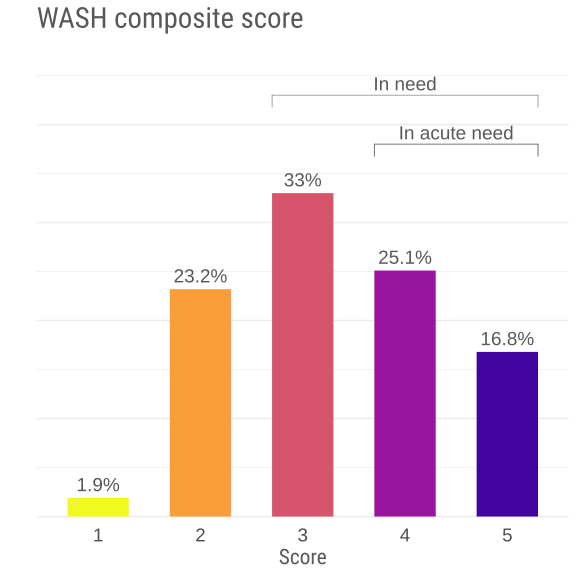

Write R code to recreate this figure.
# install.packages("pak")
# pak::pak("gnoblet/impactR.utils")
library(impactR.utils)

# Loading humind loads functions
# pak::pak("impact-initiatives-hppu/humind")
library(humind)

# Loading example data
# pak::pak("impact-initiatives-hppu/humind.data")
library(humind.data)
data(dummy_raw_data, package = "humind.data")

# Needed tidyverse packages
library(dplyr)
library(stringr)
library(tidyr)
library(forcats)


# Prepare datasets --------------------------------------------------------

loop <- left_joints_dup(list(
  loop = dummy_raw_data$roster,
  edu_ind = dummy_raw_data$edu_ind,
  health_ind = dummy_raw_data$health_ind,
  nut_ind = dummy_raw_data$nut_ind),
  person_id,
  uuid)

main <- dummy_raw_data$main


# Add indicators ----------------------------------------------------------

#------ Add to loop
loop <- loop |>
  # Demographics
  add_age_cat("ind_age", breaks = c(-1, 17, 59, 120)) |>
  add_age_18_cat("ind_age") |>
  # Education
  add_loop_edu_ind_age_corrected(main = main, month = 7) |>
  add_loop_edu_access_d() |>
  add_loop_edu_barrier_protection_d() |>
  add_loop_edu_disrupted_d() |>
  # WGQ-SS
  add_loop_wgq_ss() |>
  # Health --- example if wgq_dis_3 exists
  add_loop_healthcare_needed_cat(wgq_dis = "wgq_dis_3")

#------ Add loop to main
main <- main |>
  # Education
  add_loop_edu_ind_schooling_age_d_to_main(loop = loop) |>
  add_loop_edu_access_d_to_main(loop = loop) |>
  add_loop_edu_barrier_protection_d_to_main(loop = loop) |>
  add_loop_edu_disrupted_d_to_main(loop = loop) |>
  # WGQ-SS
  add_loop_wgq_ss_to_main(loop = loop) |>
  # Health
  add_loop_healthcare_needed_cat_to_main(
    loop =loop,
    ind_healthcare_needed_no_wgq_dis = "health_ind_healthcare_needed_no_wgq_dis",
    ind_healthcare_needed_yes_unmet_wgq_dis = "health_ind_healthcare_needed_yes_unmet_wgq_dis",
    ind_healthcare_needed_yes_met_wgq_dis = "health_ind_healthcare_needed_yes_met_wgq_dis")

#------- Clean up food security indicators

# HHS calculation should not contain Don't know or Prefer not to answer
main <- mutate(
  main,
  across(
    c("fsl_hhs_nofoodhh", "fsl_hhs_sleephungry", "fsl_hhs_alldaynight"),
    \(x) case_when(
      x %in% c("dnk", "pnta") ~ NA_character_,
      .default = x
    )
  )
)

# Add to main
main <- main |>
  # Demographics
  add_hoh_final() |>
  add_age_cat(age_col = "resp_age", breaks = c(-1, 17, 59, 120)) |>
  add_age_18_cat(age_col = "resp_age") |>
  add_age_cat(age_col = "hoh_age", breaks = c(-1, 17, 59, 120)) |>
  add_age_18_cat(age_col = "hoh_age") |>
  # Protection
  add_child_sep_cat() |>
  # WASH
  # WASH - Sanitation facility
  add_sanitation_facility_cat() |>
  add_sharing_sanitation_facility_cat() |>
  add_sharing_sanitation_facility_n_ind() |>
  add_sanitation_facility_jmp_cat() |>
  # WASH - Water
  add_drinking_water_source_cat() |>
  add_drinking_water_time_cat() |>
  add_drinking_water_time_threshold_cat() |>
  add_drinking_water_quality_jmp_cat() |>
  # WASH - Hygiene
  add_handwashing_facility_cat() |>
  # SNFI
  add_shelter_type_cat() |>
  add_shelter_issue_cat() |>
  add_fds_cannot_cat() |>
  # HLP
  add_occupancy_cat() |>
  # Food security
  add_lcsi() |>
  add_hhs() |>
  add_fcs(cutoffs = "normal") |>
  add_rcsi() |>
  add_fcm_phase() |>
  add_fclcm_phase() |>
  # Cash & markets
  add_income_source_zero_to_sl() |>
  add_income_source_prop() |>
  add_income_source_rank() |>
  # Expenditure 
  add_expenditure_type_zero_freq(
    # Note that in the initial kobo template the utilities column was:
    # cm_expenditure_frequent_utilitues
    # Spelling mistake
    expenditure_freq_types = c("cm_expenditure_frequent_food",
      "cm_expenditure_frequent_rent",
      "cm_expenditure_frequent_water",
      "cm_expenditure_frequent_nfi",
      "cm_expenditure_frequent_utilities",
      "cm_expenditure_frequent_fuel",
      "cm_expenditure_frequent_transportation",
      "cm_expenditure_frequent_communication",
      "cm_expenditure_frequent_other")
  ) |> 
  add_expenditure_type_prop_freq(
    # Note that in the initial kobo template the utilities column was:
    # cm_expenditure_frequent_utilitues
    # Spelling mistake
    "cm_expenditure_frequent_food",
    "cm_expenditure_frequent_rent",
    "cm_expenditure_frequent_water",
    "cm_expenditure_frequent_nfi",
    "cm_expenditure_frequent_utilities",
    "cm_expenditure_frequent_fuel",
    "cm_expenditure_frequent_transportation",
    "cm_expenditure_frequent_communication",
    "cm_expenditure_frequent_other"
  ) |> 
  add_expenditure_type_freq_rank(
    # Note that in the initial kobo template the utilities column was:
    # cm_expenditure_frequent_utilitues
    # Spelling mistake
    expenditure_freq_types = c(
    "cm_expenditure_frequent_food",
      "cm_expenditure_frequent_rent",
      "cm_expenditure_frequent_water",
      "cm_expenditure_frequent_nfi",
      "cm_expenditure_frequent_utilities",
      "cm_expenditure_frequent_fuel",
      "cm_expenditure_frequent_transportation",
      "cm_expenditure_frequent_communication",
      "cm_expenditure_frequent_other")
  ) |> 
  add_expenditure_type_zero_infreq() |> 
  add_expenditure_type_prop_infreq() |> 
  add_expenditure_type_infreq_rank() |>
  # AAP
  add_received_assistance() |>
  add_access_to_phone_best() |>
  add_access_to_phone_coverage()


# Add composites ---------------------------------------------------------

# Add sectoral composites
main <- main |>
  add_comp_foodsec() |>
  add_comp_snfi() |>
  add_comp_prot() |>
  add_comp_health() |>
  add_comp_wash() |>
  add_comp_edu()

# Add MSNI score and the 4 metrics
main <- main |>
  add_msni()


# Analysis data ----------------------------------------------------------


# Libraries
library(srvyr)
# pak::pak("impact-initiatives-hppu/humind")
library(impactR.analysis)
# pak::pak("gnoblet/impactR.kobo")
library(impactR.kobo)

# Loads other needed data -- explicit call
data(loa, package = "humind.data")
data(survey_updated, package = "humind.data")
data(choices_updated, package = "humind.data")

# Analysis groups ---------------------------------------------------------

# List of grouping variables
group_vars <- list("admin1", "hoh_gender", "hoh_age_cat")
# Here you can add in group_vars the variable you want to disaggregate by
# Following your data disagregation plan, see MSNI guidance for more information

# Add this list of variables to loop (including weights, and stratum if relevant), joining by uuid
# and removing columns existing in both
loop <- df_diff(loop, main, uuid) |>
  left_join(
    main |> select(uuid, weight, !!!unlist(group_vars)),
    by = "uuid"
  )


# Prepare design and kobo -------------------------------------------------

# Design main - weighted
design_main <- main |>
  as_survey_design(weight = weight)

# Survey - one column must be named label
# and the type column must be split into type and list_name
survey <- survey_updated |>
  split_survey(type) |>
  rename(label = label_english)

# Choices - one column must be named label
choices <- choices_updated |>
  rename(label = label_english)

# Loa for main only
loa <- loa |>
  filter(
    dataset == "main",
    str_detect(var, "wash")
  )


# Run analysis ------------------------------------------------------------

# Main analysis - weighted
if (nrow(loa) > 0) {
  an_main <- impactR.analysis::kobo_analysis_from_dap_group(
    design_main,
    loa,
    survey,
    choices,
    l_group = group_vars,
    choices_sep = "/")
} else {
  an_main <- tibble()
}






# Plot --------------------------------------------------------------------

# Libraries
library(ggpubr)
library(viridis)
library(showtext)

# Prepare data
an_main_nogroup <- an_main |>
  filter(
    is.na(group_key),
    var %in% c("comp_wash_score")) |> 
  mutate(
    stat = round(stat * 100, 1),
    var = fct_relevel(var, c("comp_wash_score"))
  )

# Colors
# Let's use magma, which change
# one_to_five_col <- c("#f2f0f7", "#cbc9e2", "#9e9ac8", "#756bb1", "#54278f")
# one_to_five_lev <- c("5", "4", "3", "2", "1")
dark_grey <- "#58585A"

# Fonts
font_add_google("Roboto Condensed", "Roboto Condensed")
font_add("segoeui", "segoeui.ttf")

# Y positions
pos.acuteneed <- max(an_main_nogroup$stat) + 5
pos.need <- pos.acuteneed + 5
width <- 0.6
xmin.inneed <- 3 - 0.5 * width
xmax.inneed <- 5 + 0.5 * width
xmin.inacuteneed <- 4 - 0.5 * width
xmax.inacuteneed <- 5 + 0.5 * width


# Plot
p1 <- ggplot(an_main_nogroup) +
  geom_col(
    aes(
      x = var_value,
      y = stat,
      fill = var_value),
    position = "dodge",
    width = width) +
  geom_bracket(
      xmin = xmin.inneed,
      xmax = xmax.inneed,
      y.position = pos.need,
      label = "In need",
      label.size = 5,
      size = 0.2,
      family = "segoeui",
      colour = dark_grey
  ) +
  geom_bracket(
      xmin = xmin.inacuteneed,
      xmax = xmax.inacuteneed,
      y.position = pos.acuteneed,
      label = "In acute need",
      label.size = 5,
      family = "segoeui",
      colour = dark_grey,
  ) +
  geom_text(
    aes(
      x = var_value,
      y = stat,
      label = paste0(stat, "%")),
    size = 5,
    position = position_dodge(width = 1),
    family = "segoeui",
    colour = dark_grey,
    vjust = - 0.5) +
  # coord_flip() +
  labs(
    fill = "Levels",
    y = "",
    x = "Score",
    title = "WASH composite score"
  ) +
  theme_minimal() +
  theme(
    legend.position = "none",
    axis.line.y = element_blank(),
    axis.text.y = element_blank(),
    axis.title.x = element_text(size = 16),
    axis.text.x = element_text(size = 14),
    panel.grid.major.x = element_blank(),
    text = element_text(family = "segoeui", colour = dark_grey),
    title = element_text(size = 18, family = "Roboto Condensed"),
  ) +
  scale_fill_viridis_d(
    option = "plasma",
    begin = 0.1,
    end = 1,
    direction = -1
  ) +
  scale_y_continuous(
    expand = c(0, 0.5),
    limits = c(0, pos.need + 5)
  ) 

# Savee
ggsave("Composites/WASH_composite.svg", p1, width = 6, height = 6, dpi = 300)












